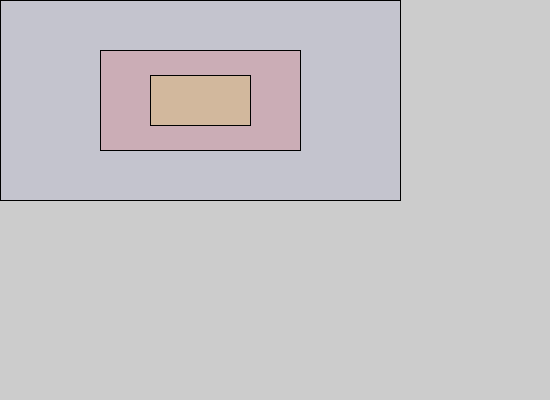
Frame 1 (no input)
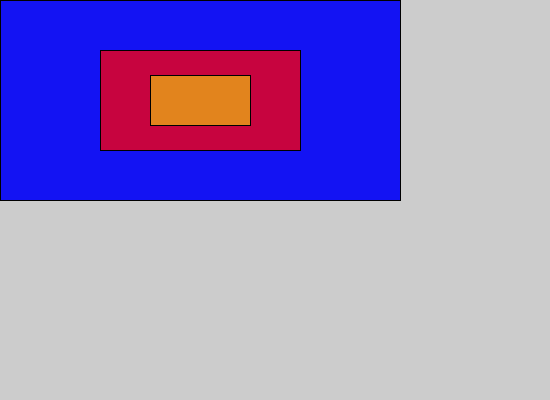
Frame 60 (the mouse pressed at the canvas centre just before this capture)
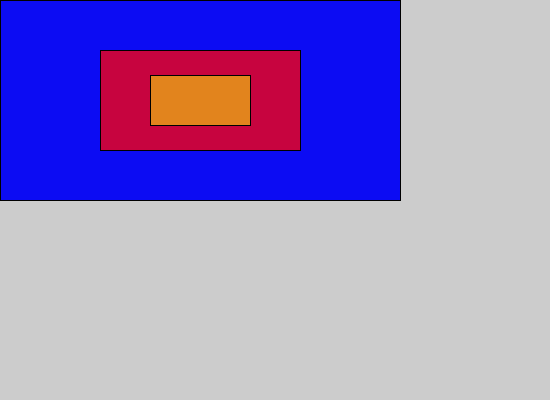
Frame 120 (the mouse held since frame 60 and released just before this capture)

The Processing sketch that drew these frames (run headless with seeded random() and noise(); from frame 60 on, the mouse is pressed at the canvas centre):

// Processing sketch: question_1_c
// ── question_1_c.pde
void setup() {

  size(550,400);
  rectMode(CENTER);

};

void draw() {
  fill(0,0,255, 10);
  rect(200,100, 400, 200);
  
  fill(255,0,0, 30);
  rect(200,100, 200, 100);
  
  fill(255, 255,0, 35);
  rect(200,100, 100, 50);
};
